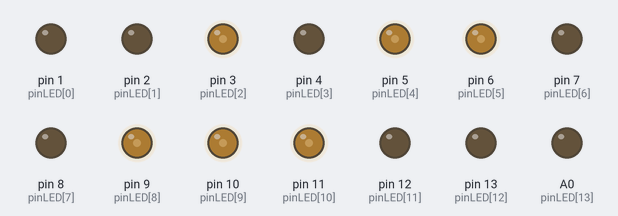
The sketch below on a simulated Arduino Uno, built with avr-gcc and run on an emulated ATmega328P. On the bench: output pins drawn as LEDs (lit = HIGH).

Above: at 0.05 s.
At 0.2 s:
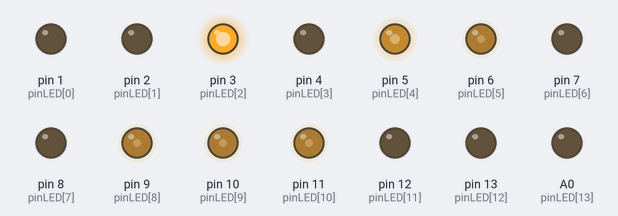
At 0.3 s:
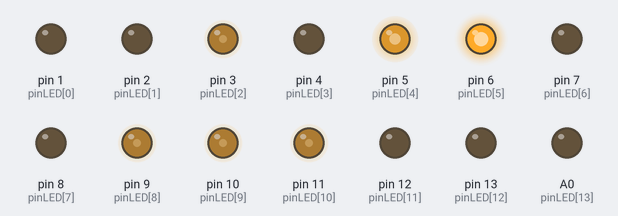
At 0.55 s:
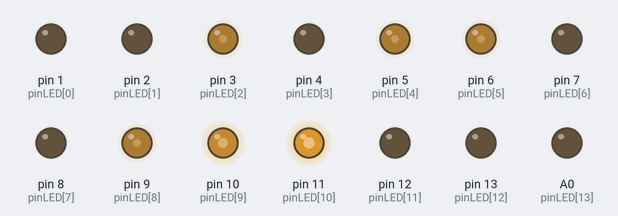
At 0.95 s:
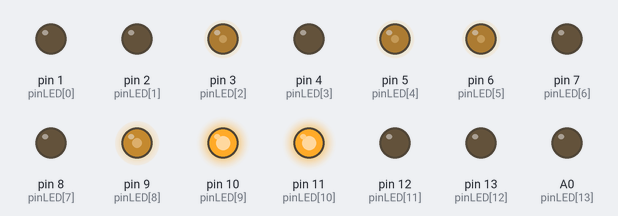
At 1.3 s:
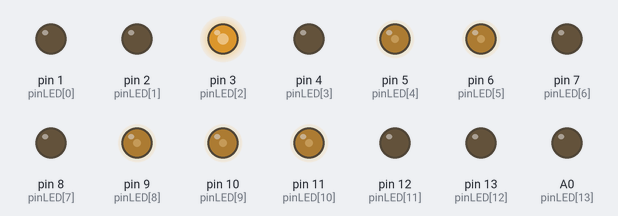
Timing chart, 0 to 4.5 s (numbered marks = the images above):
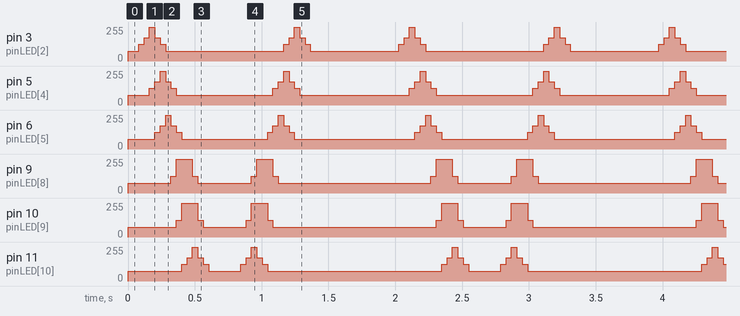

Measured:
- by itself, pin 9 (pinLED[8]): repeats every 1.9 s: 125/255 0.04 s, 255/255 0.12 s, 125/255 0.04 s, 75/255 0.40 s, 125/255 0.04 s, 255/255 0.12 s, 125/255 0.04 s, 75/255 1.1 s
- by itself, pin 10 (pinLED[9]): repeats every 1.9 s: 125/255 0.04 s, 255/255 0.12 s, 125/255 0.04 s, 75/255 0.32 s, 125/255 0.04 s, 255/255 0.12 s, 125/255 0.04 s, 75/255 1.2 s

The sketch:

led_tunnel.ino
```cpp
/*

Led-tunnel
2017

Led-tunnel displays animations on a series of 15 LEDs set in a row.

*/

//--------------------------------------------------------------------------
// Configuration

// pins used for the LEDs (they should be in the right order)
const int nbLEDs = 15;
const int pinLED[nbLEDs] = { 1, 2, 3, 4, 5, 6, 7, 8, 9, 10, 11, 12, 13, A0, A1 };

// To edit this table, use Notepad++ in Column edition mode (alt+shift+arrow)
// https://notepad-plus-plus.org/fr/features/column-mode-editing.html
const int nbFrames = 36;

// Number of possible values for the intensity of a LED
const int nbIntensity = 8;

// Power that should be output on a pin for a given intensity code
const char powerForIntensity[nbIntensity] = { 75, 100, 125, 150, 175, 200, 225, 255 };

// table below should have nbFrames rows, and nbLEDs columns,
// values should be between 0 (inclusive) and nbIntensity (exclusive).
const char frameLEDIntensity[nbFrames*nbLEDs] = {
  2,0,0,0,0,0,0,0,0,0,0,0,0,0,0,
  4,2,0,0,0,0,0,0,0,0,0,0,0,0,0,
  7,4,2,0,0,0,0,0,0,0,0,0,0,0,0,
  4,7,4,2,0,0,0,0,0,0,0,0,0,0,0,
  2,4,7,4,2,0,0,0,0,0,0,0,0,0,0,
  0,2,4,7,4,2,0,0,0,0,0,0,0,0,0,
  0,0,2,4,7,4,2,0,0,0,0,0,0,0,0,
  0,0,0,2,4,7,4,2,0,0,0,0,0,0,0,
  0,0,0,0,2,4,7,4,2,0,0,0,0,0,0,
  0,0,0,0,0,2,4,7,4,2,0,0,0,0,0,
  0,0,0,0,0,0,2,4,7,4,2,0,0,0,0,
  0,0,0,0,0,0,0,2,4,7,4,2,0,0,0,
  0,0,0,0,0,0,0,0,2,4,7,4,2,0,0,
  0,0,0,0,0,0,0,0,0,2,4,7,4,2,0,
  0,0,0,0,0,0,0,0,0,0,2,4,7,4,2,
  0,0,0,0,0,0,0,0,0,0,0,2,4,7,4,
  0,0,0,0,0,0,0,0,0,0,0,0,2,4,7,
  0,0,0,0,0,0,0,0,0,0,0,0,0,2,7,
  0,0,0,0,0,0,0,0,0,0,0,0,0,2,7,
  0,0,0,0,0,0,0,0,0,0,0,0,2,4,7,
  0,0,0,0,0,0,0,0,0,0,0,2,4,7,4,
  0,0,0,0,0,0,0,0,0,0,2,4,7,4,2,
  0,0,0,0,0,0,0,0,0,2,4,7,4,2,0,
  0,0,0,0,0,0,0,0,2,4,7,4,2,0,0,
  0,0,0,0,0,0,0,2,4,7,4,2,0,0,0,
  0,0,0,0,0,0,2,4,7,4,2,0,0,0,0,
  0,0,0,0,0,2,4,7,4,2,0,0,0,0,0,
  0,0,0,0,2,4,7,4,2,0,0,0,0,0,0,
  0,0,0,2,4,7,4,2,0,0,0,0,0,0,0,
  0,0,2,4,7,4,2,0,0,0,0,0,0,0,0,
  0,2,4,7,4,2,0,0,0,0,0,0,0,0,0,
  2,4,7,4,2,0,0,0,0,0,0,0,0,0,0,
  4,7,4,2,0,0,0,0,0,0,0,0,0,0,0,
  7,4,2,0,0,0,0,0,0,0,0,0,0,0,0,
  4,2,0,0,0,0,0,0,0,0,0,0,0,0,0,
  2,0,0,0,0,0,0,0,0,0,0,0,0,0,0
  };

// duration of a frame, in milliseconds
int frameDuration = 40;

// Note: total animation lasts for: nbFrames * frameDuration / 1000 seconds.
// Here, 36 * 40ms = 1.44 seconds

// duration of the pause between two animations, in milliseconds
int pauseDuration = 500;


//--------------------------------------------------------------------------
// Setup

void setupPins() {
  for (int idLED = 0; idLED < nbLEDs; idLED++) {
    pinMode(pinLED[idLED], OUTPUT);
  }
}

void setup() {
  //Serial.begin(9600);
  setupPins();
}

//--------------------------------------------------------------------------
// Frame display

char getLEDpower(int frame, int idLed) {
  char intensity = frameLEDIntensity[frame * nbLEDs + idLed];
  return powerForIntensity[intensity];
}

void displayFrame(int frame) {
  for (int idLED = 0; idLED < nbLEDs; idLED++) {
    char power = getLEDpower(frame, idLED);
    analogWrite(pinLED[idLED], power);
  }
}

//--------------------------------------------------------------------------

// ID of current frame being displayed
int curFrame = 0;

void loop() {

  // process current frame
  displayFrame(curFrame);
  delay(frameDuration);

  // go to next frame, or restart if completed
  curFrame++;
  if (curFrame == nbFrames) {
    curFrame = 0;
    delay(pauseDuration);
  }
}
```
